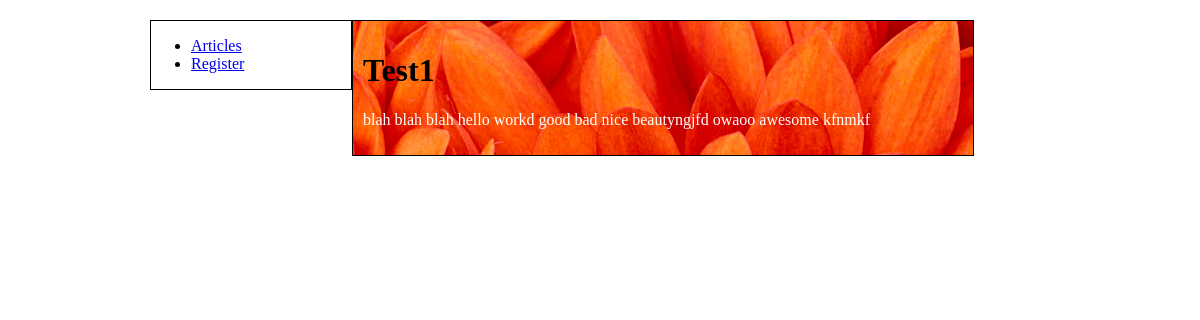
Screenshot of /articles/get/1/ with the database file from the repository.
### article/models.py (models this page shows, shortened)
class Article(models.Model):
    title = models.CharField(max_length=200)
    body = models.TextField()
    pub_date = models.DateTimeField('date published')
    likes =  models.IntegerField(default=0)

### article/views.py (the view)
# urls.py: url(r'^get/(?P<article_id>\d+)/$', 'article.views.article'),
def article(request, article_id=1):
    return render_to_response('article/article.html',
        {'article':Article.objects.get(id=article_id)})

### article/templates/article/article.html
{% extends 'base.html' %}
{% block sidebar %}
<ul>
    <li><a href="/articles/all">Articles</a></li>
    <li><a href="/accounts/register">Register</a></li>
</ul>
{% endblock %}
{% block content %}
    <h1>{{ article.title }}</h1>
    <p>{{ article.body }}</p>
{% endblock %}

### static/css/default.css (style rules this page uses)
body { text-align: center; }
#content p { color: #ffffff; }

### rows the page displays
Article: title "Test1", body "blah blah blah hello workd good bad nice beautyngjfd owaoo awesome kfnmkf"
